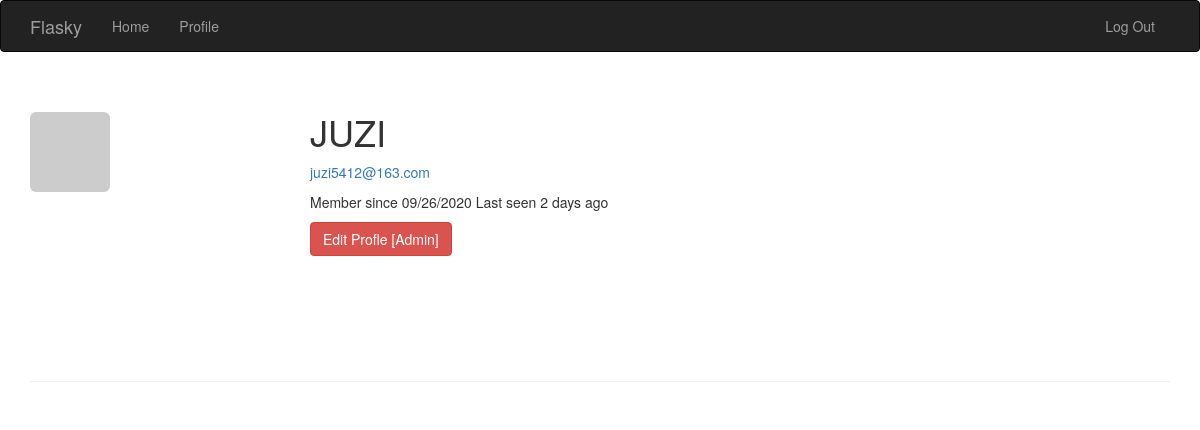
The page /user/JUZI (signed in) on the database its author committed.
### app/models.py (models this page shows, shortened)
class User(UserMixin,db.Model):
    __tablename__='users'
    id = db.Column(db.Integer,primary_key=True)
    email = db.Column(db.String(64),unique=True,index=True)
    role_id = db.Column(db.Integer,db.ForeignKey('roles.id'))
    username = db.Column(db.String(64), unique=True, index=True)
    password_hash=db.Column(db.String(128))
    confirmed = db.Column(db.Boolean,default=False)
    name = db.Column(db.String(64))
    location = db.Column(db.String(64))
    about_me = db.Column(db.Text())
    member_since = db.Column(db.DateTime(),default=datetime.utcnow)
    last_seen = db.Column(db.DateTime(),default=datetime.utcnow)
    avatar_hash = db.Column(db.String(32))
    def can(self,perm):
        return self.role is not None and self.role.has_permission(perm)
    def is_administrator(self):
        return self.can(Permission.ADMIN)
    def ping(self):
        self.last_seen = datetime.utcnow()
        db.session.add(self)
        db.session.commit()
    def gravatar_hash(self):
        return hashlib.md5(self.email.lower().encode('utf-8')).hexdigest()
    def gravatar(self,size=100,default='identicon',ratting='g'):
        if request.is_secure:
            url = 'https://secure.gravatar.com/avatar'
        else:
            url = 'http://www.gravatar.com/avatar'
        hash = self.gravatar_hash() or self.avatar_hash
        return '{url}/{hash}?s={size}&d={default}&r={ratting}'.format(url=url,hash=hash,size=size,default=default,ratting=ratting)
    @property
    def password(self):
        raise AttributeError('password is not a readable attribute')

### app/main/views.py (the view)
@main.route('/user/<username>')
def user(username):
    user = User.query.filter_by(username=username).first_or_404()
    return render_template('user.html',user=user)

### app/auth/views.py (called while the page is built)
@auth.before_app_request
def before_request():
    if current_user.is_authenticated:
        current_user.ping()
        if not current_user.confirmed \
                and request.blueprint != 'auth' \
                and request.endpoint != 'static':
            return redirect(url_for('auth.unconfirmed'))

### app/main/__init__.py (called while the page is built)
@main.app_context_processor
def inject_permissions():
    return dict(Permission=Permission)

### app/models.py (called while the page is built)
@login_manager.user_loader
def load_user(user_id):
    return User.query.get(int(user_id))

    def has_permission(self,perm):
        return self.permissions & perm ==perm

### app/templates/user.html (shortened to what this page needs)
{% extends "base.html" %}
{% block styles %}
{{ super() }}
<link rel="stylesheet" href="{{ url_for('static', filename='styles.css') }}">
{% endblock %}
{% block page_content %}
<div class="page-header">
    <img class="img-rounded profile-thumbnail" src="{{ user.gravatar(size=256) }}">
    <div class="profile-header">
        <h1>{{ user.username }}</h1>
        {% if current_user.is_administrator() %}
        <p><a href="mailto:{{ user.email }}">{{ user.email }}</a> </p>
        {% endif %}
        <p>
            Member since {{ moment(user.member_since).format('L') }}
            Last seen {{ moment(user.last_seen).fromNow() }}
        </p>
        {% if current_user.is_administrator() %}
        <a class="btn btn-danger"
                href="{{ url_for('.edit_profile_admin',id=user.id) }}">
            Edit Profle [Admin]
        </a>
        {% endif %}
    </div>
</div>
{% endblock %}

### app/static/styles.css (style rules this page uses)
.profile-thumbnail { position: absolute; }
.profile-header { min-height: 260px; margin-left: 280px; }

### rows shown on the page
User: username "JUZI", email "juzi5412@163.com", member_since "09/26/2020", last_seen "2 days ago"
